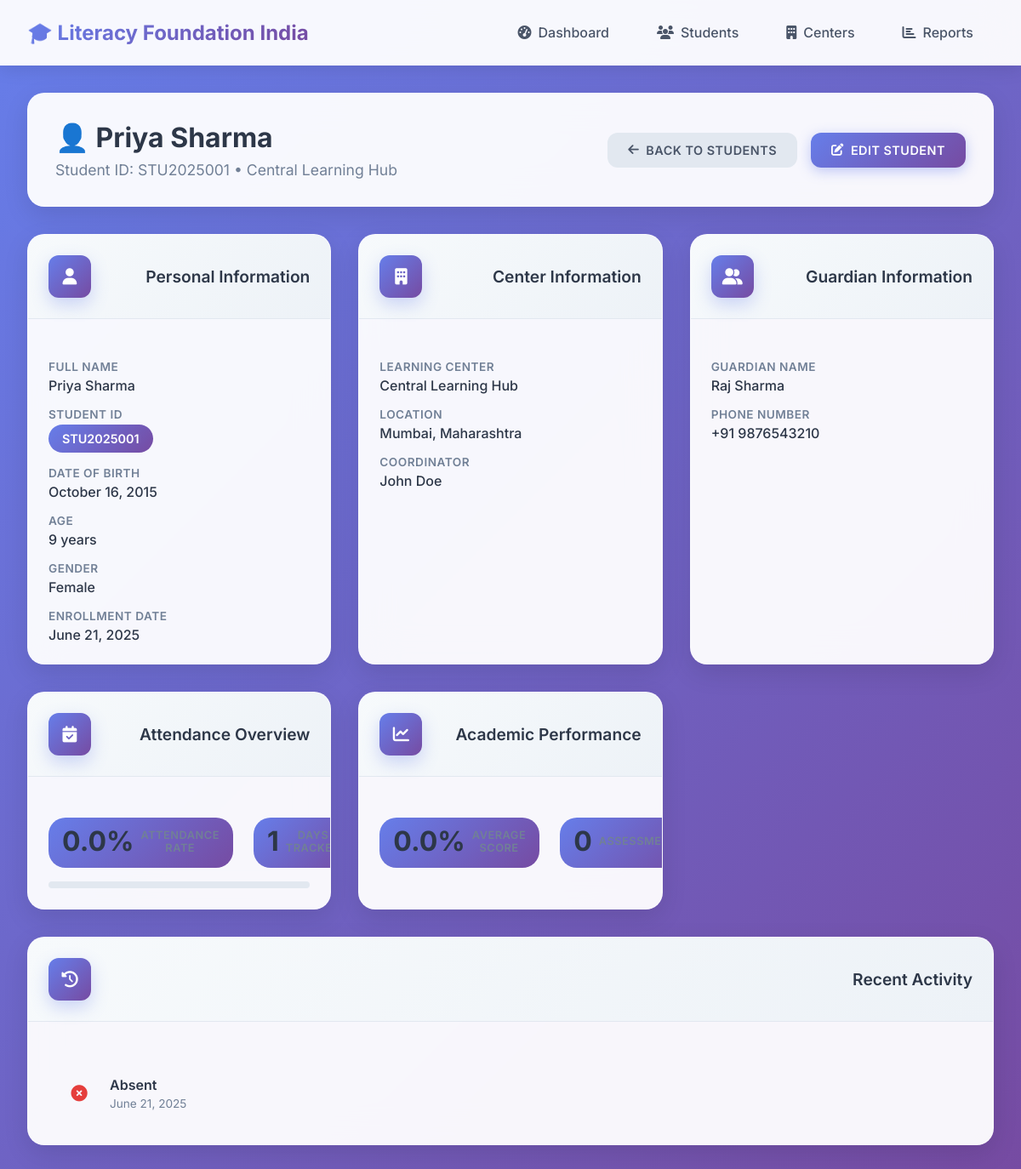
The app's page /students/1/ with its own data.
### students/models.py (models this page shows, shortened)
class Student(models.Model):
    GENDER_CHOICES = [
        ('M', 'Male'),
        ('F', 'Female'),
        ('O', 'Other'),
    ]
    student_id = models.CharField(max_length=20, unique=True)
    first_name = models.CharField(max_length=100)
    last_name = models.CharField(max_length=100)
    date_of_birth = models.DateField()
    gender = models.CharField(max_length=1, choices=GENDER_CHOICES)
    center = models.ForeignKey(Center, on_delete=models.CASCADE)
    enrollment_date = models.DateField(auto_now_add=True)
    is_active = models.BooleanField(default=True)
    guardian_name = models.CharField(max_length=200)
    guardian_phone = models.CharField(max_length=15)

class Attendance(models.Model):
    student = models.ForeignKey(Student, on_delete=models.CASCADE)
    date = models.DateField()
    is_present = models.BooleanField()
    remarks = models.TextField(blank=True)
    class Meta:
        unique_together = ['student', 'date']

### centers/models.py (models this page shows, shortened)
class Center(models.Model):
    name = models.CharField(max_length=200)
    location = models.CharField(max_length=300)
    coordinator = models.ForeignKey(User, on_delete=models.CASCADE)
    established_date = models.DateField()
    capacity = models.IntegerField()
    is_active = models.BooleanField(default=True)

### students/views.py (the view)
# urls.py: path('<int:student_id>/', views.student_detail, name='student_detail'),
def student_detail(request, student_id):
    student = get_object_or_404(Student, id=student_id)
    today = date.today()
    dob = student.date_of_birth
    age = today.year - dob.year - ((today.month, today.day) < (dob.month, dob.day))
    thirty_days_ago = date.today() - timedelta(days=30)
    recent_attendance = Attendance.objects.filter(
        student=student,
        date__gte=thirty_days_ago
    ).order_by('-date')
    total_days = recent_attendance.count()
    present_days = recent_attendance.filter(is_present=True).count()
    attendance_percentage = (present_days / total_days * 100) if total_days > 0 else 0
    recent_grades = Grade.objects.filter(student=student).select_related('subject').order_by('-assessment_date')[:10]
    avg_percentage = Grade.objects.filter(student=student).aggregate(
        avg_percentage=Avg('marks_obtained') * 100 / Avg('total_marks')
    )['avg_percentage'] or 0
    context = {
        'student': student,
        'age': age,
        'recent_attendance': recent_attendance[:10],
        'attendance_percentage': round(attendance_percentage, 1),
        'recent_grades': recent_grades,
        'avg_percentage': round(avg_percentage, 1),
    }
    return render(request, 'students/student_detail.html', context)

### templates/students/student_detail.html (shortened to what this page needs)
{% extends 'base/base.html' %}
{% block content %}
<div class="page-header">
    <div class="header-content">
        <div class="header-text">
            <h1>👤 {{ student.first_name }} {{ student.last_name }}</h1>
            <p>Student ID: {{ student.student_id }} • {{ student.center.name }}</p>
        </div>
        <div class="header-actions">
            <a href="{% url 'student_list' %}" class="btn btn-secondary">
                <i class="fas fa-arrow-left"></i> Back to Students
            </a>
            <a href="#" class="btn btn-primary">
                <i class="fas fa-edit"></i> Edit Student
            </a>
        </div>
    </div>
</div>
<div class="student-detail-grid">
    <div class="detail-card">
        <div class="card-header">
            <div class="card-icon">
                <i class="fas fa-user"></i>
            </div>
            <h3>Personal Information</h3>
        </div>
        <div class="card-content">
            <div class="info-grid">
                <div class="info-item">
                    <label>Full Name</label>
                    <span>{{ student.first_name }} {{ student.last_name }}</span>
                </div>
                <div class="info-item">
                    <label>Student ID</label>
                    <span class="id-badge">{{ student.student_id }}</span>
                </div>
                <div class="info-item">
                    <label>Date of Birth</label>
                    <span>{{ student.date_of_birth|date:"F d, Y" }}</span>
                </div>
                <div class="info-item">
                    <label>Age</label>
                    <span>{{ age }} years</span>
                </div>
                <div class="info-item">
                    <label>Gender</label>
                    <span>{{ student.get_gender_display }}</span>
                </div>
                <div class="info-item">
                    <label>Enrollment Date</label>
                    <span>{{ student.enrollment_date|date:"F d, Y" }}</span>
                </div>
            </div>
        </div>
    </div>
    <div class="detail-card">
        <div class="card-header">
            <div class="card-icon">
                <i class="fas fa-building"></i>
            </div>
            <h3>Center Information</h3>
        </div>
        <div class="card-content">
            <div class="info-grid">
                <div class="info-item">
                    <label>Learning Center</label>
                    <span>{{ student.center.name }}</span>
                </div>
                <div class="info-item">
                    <label>Location</label>
                    <span>{{ student.center.location }}</span>
                </div>
                <div class="info-item">
                    <label>Coordinator</label>
                    <span>{{ student.center.coordinator.get_full_name|default:student.center.coordinator.username }}</span>
                </div>
            </div>
        </div>
    </div>
    <div class="detail-card">
        <div class="card-header">
            <div class="card-icon">
                <i class="fas fa-user-friends"></i>
            </div>
            <h3>Guardian Information</h3>
        </div>
        <div class="card-content">
            <div class="info-grid">
                <div class="info-item">
                    <label>Guardian Name</label>
                    <span>{{ student.guardian_name }}</span>
                </div>
                <div class="info-item">
                    <label>Phone Number</label>
                    <span>{{ student.guardian_phone }}</span>
                </div>
            </div>
        </div>
    </div>
    <div class="detail-card">
        <div class="card-header">
            <div class="card-icon">
                <i class="fas fa-calendar-check"></i>
            </div>
            <h3>Attendance Overview</h3>
        </div>
        <div class="card-content">
            <div class="attendance-stats">
                <div class="stat-item">
                    <div class="stat-value">{{ attendance_percentage }}%</div>
                    <div class="stat-label">Attendance Rate</div>
                </div>
                <div class="stat-item">
                    <div class="stat-value">{{ recent_attendance.count }}</div>
                    <div class="stat-label">Days Tracked</div>
                </div>
            </div>
            <div class="progress-bar" style="margin-top: 1rem;">
            </div>
        </div>
    </div>
    <div class="detail-card">
        <div class="card-header">
            <div class="card-icon">
                <i class="fas fa-chart-line"></i>
            </div>
            <h3>Academic Performance</h3>
        </div>
        <div class="card-content">
            <div class="performance-stats">
                <div class="stat-item">
                    <div class="stat-value">{{ avg_percentage|floatformat:1 }}%</div>
                    <div class="stat-label">Average Score</div>
                </div>
                <div class="stat-item">
                    <div class="stat-value">{{ recent_grades.count }}</div>
                    <div class="stat-label">Assessments</div>
                </div>
            </div>
        </div>
    </div>
    <div class="detail-card full-width">
        <div class="card-header">
            <div class="card-icon">
                <i class="fas fa-history"></i>
            </div>
            <h3>Recent Activity</h3>
        </div>
        <div class="card-content">
            <div class="activity-list">
                {% for attendance in recent_attendance %}
                <div class="activity-item">
                    <div class="activity-icon">
                        {% if attendance.is_present %}
                            <i class="fas fa-check-circle text-success"></i>
                        {% else %}
                            <i class="fas fa-times-circle text-danger"></i>
                        {% endif %}
                    </div>
                    <div class="activity-content">
                        <div class="activity-title">
                            {% if attendance.is_present %}
                                Present
                            {% else %}
                                Absent
                            {% endif %}
                        </div>
                        <div class="activity-date">{{ attendance.date|date:"F d, Y" }}</div>
                    </div>
                </div>
                {% empty %}
                <div class="empty-state">
                    <i class="fas fa-calendar-times"></i>
                    <p>No attendance records found</p>
                </div>
                {% endfor %}
            </div>
        </div>
    </div>
</div>
{% endblock %}

### records on screen
Student: first_name "Priya", last_name "Sharma", student_id "STU2025001", center.name "Central Learning Hub", date_of_birth "October 16, 2015", gender "Female", enrollment_date "June 21, 2025", center.location "Mumbai, Maharashtra", center.coordinator.get_full_name "John Doe", guardian_name "Raj Sharma", guardian_phone "+91 9876543210"
Attendance: is_present False (drawn), date "June 21, 2025"

### other values on screen
{{ attendance_percentage }} "0.0"
{{ recent_attendance.count }} "1"
{{ avg_percentage|floatformat:1 }} "0.0"
{{ recent_grades.count }} "0"
